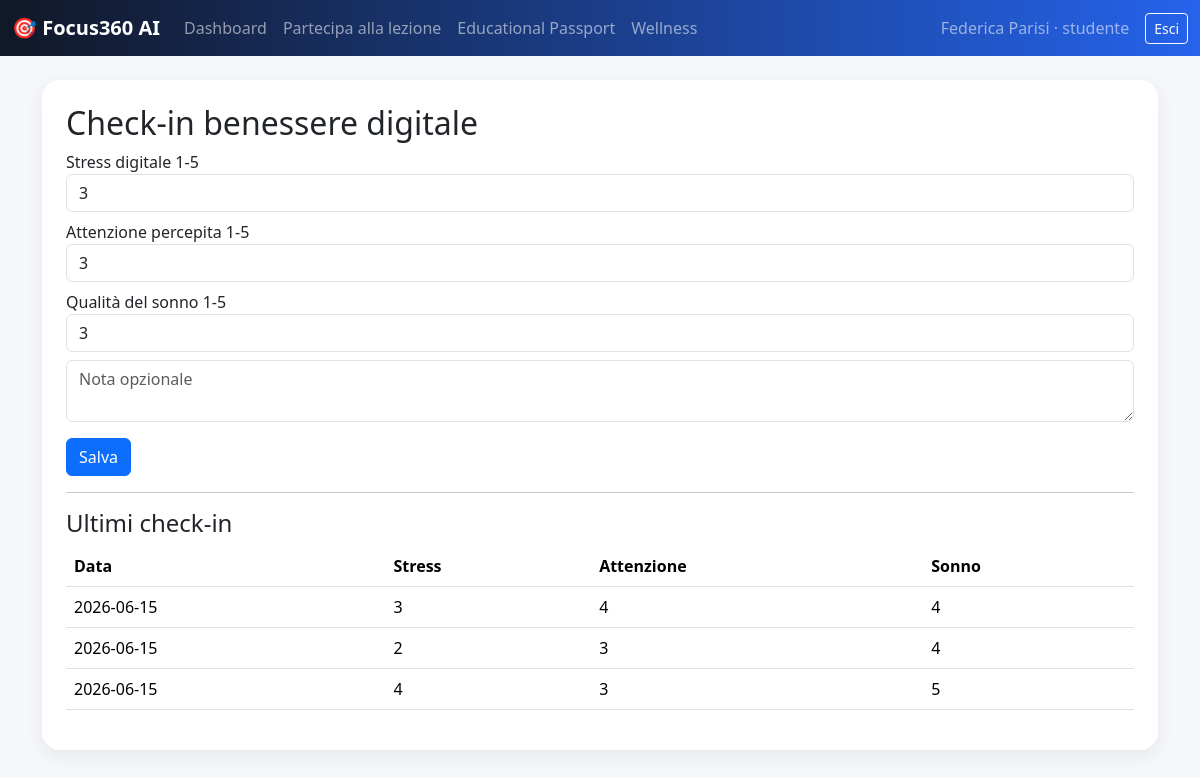
/wellbeing (signed in), run on the app's committed database.
### app.py (models this page shows)
class User(db.Model):
    id = db.Column(db.Integer, primary_key=True)
    school_id = db.Column(db.Integer, db.ForeignKey('school.id'), nullable=True)
    parent_student_id = db.Column(db.Integer, nullable=True)
    role = db.Column(db.String(20), nullable=False)
    surname = db.Column(db.String(80))
    name = db.Column(db.String(80))
    email = db.Column(db.String(120), unique=True, nullable=False)
    phone = db.Column(db.String(60))
    password_hash = db.Column(db.String(255), nullable=False)
    discipline = db.Column(db.String(120))
    class_name = db.Column(db.String(60))
    birthdate = db.Column(db.String(20))
    active = db.Column(db.Boolean, default=True)
    temporary_password = db.Column(db.String(80))  # solo prototipo/demo: in produzione mostrarla una sola volta e poi cancellarla
    must_change_password = db.Column(db.Boolean, default=True)
    school = db.relationship('School', backref='users')

class WellbeingSurvey(db.Model):
    id = db.Column(db.Integer, primary_key=True)
    school_id = db.Column(db.Integer, db.ForeignKey('school.id'))
    student_id = db.Column(db.Integer, db.ForeignKey('user.id'))
    stress_level = db.Column(db.Integer, default=3)
    perceived_attention = db.Column(db.Integer, default=3)
    sleep_quality = db.Column(db.Integer, default=3)
    note = db.Column(db.Text)
    created_at = db.Column(db.DateTime, default=datetime.utcnow)
    student = db.relationship('User')

### app.py (the view, shortened to what this page needs)
@app.route('/wellbeing', methods=['GET','POST'])
@login_required('studente')
def wellbeing():
    me=current_user()
    surveys=WellbeingSurvey.query.filter_by(student_id=me.id).order_by(WellbeingSurvey.id.desc()).limit(10).all()
    return render_template('wellbeing.html', surveys=surveys)

### app.py (called while the page is built)
def current_user():
    uid = session.get('uid')
    return User.query.get(uid) if uid else None

@app.context_processor
def inject_user():
    return {'me': current_user(), 'plans': PLANS, 'APP_NAME': APP_NAME, 'plan_enabled': plan_enabled if 'plan_enabled' in globals() else None, 'today': date.today()}

def login_required(role=None):
    def deco(fn):
        @wraps(fn)
        def wrapper(*args, **kwargs):
            me=current_user()
            if not me: return redirect(url_for('login'))
            allowed = [role] if isinstance(role,str) else role
            if allowed and me.role not in allowed:
                flash('Accesso non autorizzato','danger'); return redirect(url_for('index'))
            return fn(*args, **kwargs)
        return wrapper
    return deco

### templates/wellbeing.html
{% extends 'base.html' %}{% block content %}<div class="card p-4"><h2>Check-in benessere digitale</h2><form method="post"><label>Stress digitale 1-5</label><input class="form-control mb-2" type="number" min="1" max="5" name="stress_level" value="3"><label>Attenzione percepita 1-5</label><input class="form-control mb-2" type="number" min="1" max="5" name="perceived_attention" value="3"><label>Qualità del sonno 1-5</label><input class="form-control mb-2" type="number" min="1" max="5" name="sleep_quality" value="3"><textarea class="form-control mb-3" name="note" placeholder="Nota opzionale"></textarea><button class="btn btn-primary">Salva</button></form><hr><h4>Ultimi check-in</h4><table class="table"><tr><th>Data</th><th>Stress</th><th>Attenzione</th><th>Sonno</th></tr>{% for s in surveys %}<tr><td>{{s.created_at.date()}}</td><td>{{s.stress_level}}</td><td>{{s.perceived_attention}}</td><td>{{s.sleep_quality}}</td></tr>{% endfor %}</table></div>{% endblock %}

### templates/base.html (shortened to what this page needs)
<!doctype html><html lang="it"><head><meta charset="utf-8"><meta name="viewport" content="width=device-width, initial-scale=1"><title>{{ APP_NAME }}</title>
<link href="https://cdn.jsdelivr.net/npm/bootstrap@5.3.3/dist/css/bootstrap.min.css" rel="stylesheet"><script src="https://cdn.jsdelivr.net/npm/chart.js"></script>
</head>
<body><nav class="navbar navbar-expand-lg navbar-dark mb-4"><div class="container-fluid"><a class="navbar-brand fw-bold" href="/">🎯 {{ APP_NAME }}</a><div id="n" class="collapse navbar-collapse"><ul class="navbar-nav me-auto">{% if me %}<li class="nav-item"><a class="nav-link" href="/">Dashboard</a></li>{% if me.role == 'studente' %}<li class="nav-item"><a class="nav-link" href="/join-lesson">Partecipa alla lezione</a></li>{% endif %}{% if me.role in ['studente','genitore'] %}<li class="nav-item"><a class="nav-link" href="/passport">Educational Passport</a></li><li class="nav-item"><a class="nav-link" href="/wellness-score">Wellness</a></li>{% endif %}{% endif %}</ul>{% if me %}<span class="navbar-text me-3">{{ me.name }} {{ me.surname }} · {{ me.role }}</span><a class="btn btn-outline-light btn-sm" href="/logout">Esci</a>{% endif %}</div></div></nav>
<div class="container">{% block content %}{% endblock %}</div>
</body></html>

### templates/base.html (style rules this page uses)
body { background:#f5f7fb }
.navbar { background:linear-gradient(90deg,#111827,#2563eb) }
.card { border:0;border-radius:18px;box-shadow:0 6px 20px #0001 }
.table { background:white }

### data on the page
User: name "Federica", surname "Parisi", role "studente"
WellbeingSurvey: created_at "2026-06-15", stress_level "3", perceived_attention "4", sleep_quality "4"
WellbeingSurvey: created_at "2026-06-15", stress_level "2", perceived_attention "3", sleep_quality "4"
WellbeingSurvey: created_at "2026-06-15", stress_level "4", perceived_attention "3", sleep_quality "5"

### other printed values
{{ APP_NAME }} "Focus360 AI"
